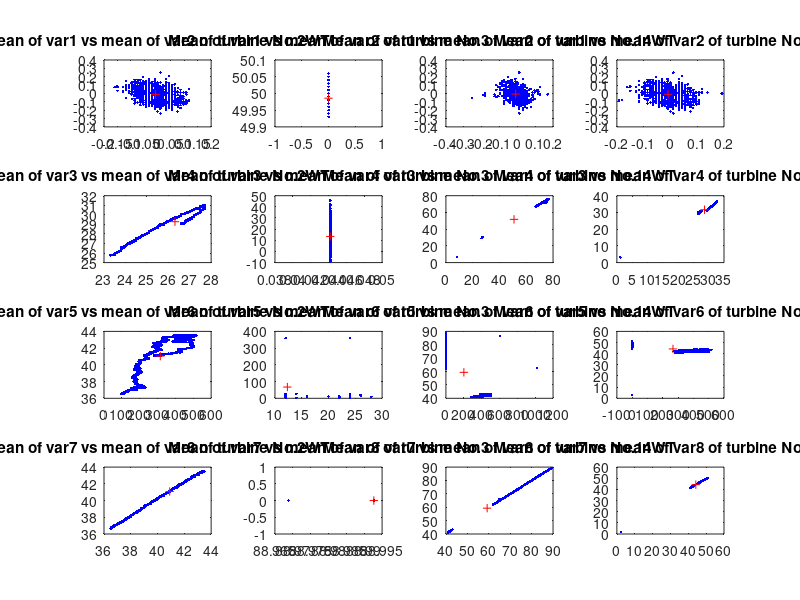
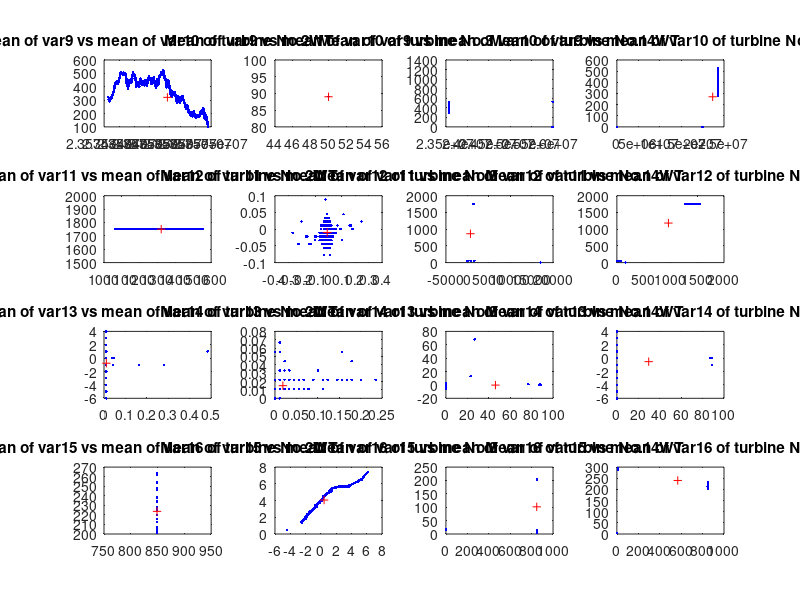
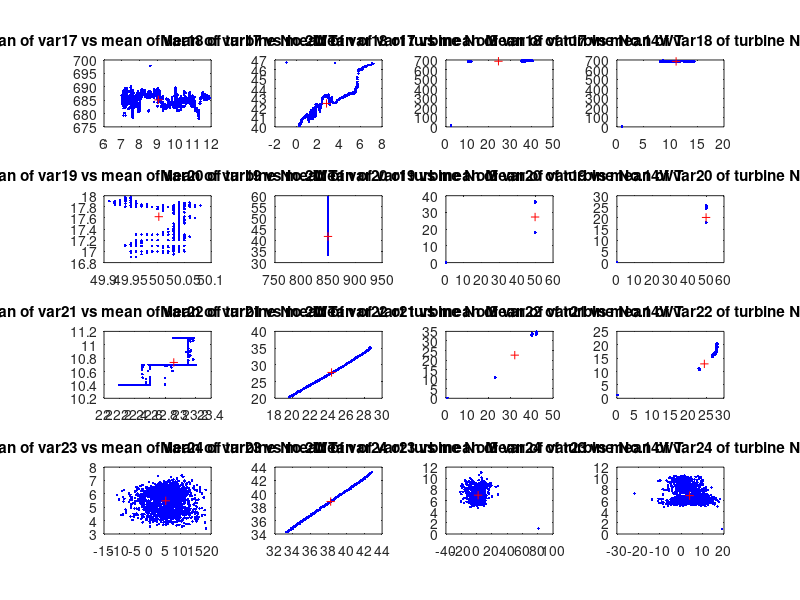
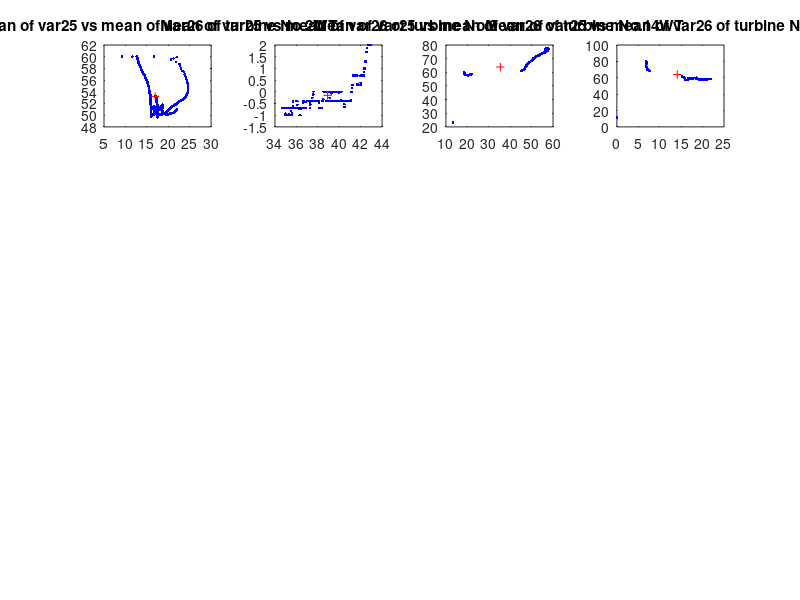

MATLAB code for these plots, in order: (Note: this script raises an error after producing the figures.)
clc, close all, clear all
% Data Exploration
% Data Loading
% [~, turbine_idx]= xlsfinfo('data.xlsx');
% nWTs = numel(turbine_idx);
% X = cell(1, nWTs);
% 
% for k=1:nWTs
%   x = xlsread('data.xlsx', turbine_idx{k});
%   X{k}= x(2:end,:);
% end
% 
% % Create label vector with binary values representing faulty 
% % (1 denotes faulty functioning, 0 denotes normal functioning)
% Y = [0, 1, 1, 1];
% 
% % Save data
% save X.mat X
% save turbine_idx.mat turbine_idx
% save Y.mat Y

load X.mat
load Y.mat
load turbine_idx.mat
%Data Exploratory
nWTs = numel(turbine_idx);

% Define rWTs vector storing no of observations (number of rows);
% cWTs vector storing no of variables (number of columns);
% meanWTs cell array storing mean values of feature data (mean value of each column);
% minWTs cell array storing minimum values of feature data (minimum value of each column);
% maxWTs cell array storing maximum values of feature data (maximum value of each column);
% stdWTs cell array storing standard deviation values of feature data
% (standard deviation value of each column) of all turbines' dataset;
rWTs = zeros(nWTs, 1);
cWTs = zeros(nWTs, 1);
meanWTs = cell(nWTs, 1);
minWTs = cell(nWTs, 1);
maxWTs = cell(nWTs, 1);
stdWTs = cell(nWTs, 1);

for k=1:nWTs
    [rWTs(k), cWTs(k)] = size(X{k});
    meanWTs{k} = mean(X{k});
    minWTs{k} = min(X{k});
    maxWTs{k} = max(X{k});
    stdWTs{k} = std(X{k});
end

% Plots of data and means to determine unhealthy turbine data to drop

subplot_idx = reshape(1:nWTs*4, nWTs, 4)';
count = 1;
enough = false;
for i=0:4:28
    figure;
    for r=1:4
        if (count > 27 || count + 1 > 27)
            enough = true;
            break
        end
        for k=1:nWTs
            subplot(4,nWTs,subplot_idx(r,k));
            plot(X{k}(:,count), X{k}(:,count+1), '.b'), hold on;
            plot(meanWTs{k}(count), meanWTs{k}(count+1), 'r+'), hold off;
            title_text = sprintf('Mean of var%d vs mean of var%d of turbine %s', count, count+1, turbine_idx{k});
            title(title_text);
        end
        count = count + 2;
    end
    if (enough)
        break
    end
end 

figure;
for k = 1:4
    subplot(4,nWTs,k);
    plot(X{k}(:,26), X{k}(:,26+1), '.b'), hold on;
    plot(meanWTs{k}(26), meanWTs{k}(26+1), 'r+'), hold off;
    title_text = sprintf('Mean of var%d vs mean of var%d of turbine %s', 26, 26+1, turbine_idx{k});
    title(title_text);
end

% Decision Making on fault and redundant data removal
% Decision has been made to exclude the entire dataset belonging to the turbine No.3 (which is X{2}) due to fault data, and to also remove the last variable var28 of the dataset belonging to turbine No.2WT (which is X{1}(:,end)) due to redundancy and inconsistency.
% Explanation on the decisions has been discussed in the report. Z holds data with faulty data excluded per decisions.
Z = {X{1}(:,1:end-1); X{3}; X{4}};
class_Z = Y([1, 3, 4]);

chosen_turbine_idx = turbine_idx([1, 3, 4]);
save Z.mat Z
save class_Z.mat class_Z

load Z.mat
load class_Z.mat
%%Univariate analysis
% % Data distribution
% subplot_idx = reshape(1:16, 4, 4)';
% count = 1;
% enough = false;
% for i=0:4:28
%     figure;
%     for r=1:4
%         if (count > 27 || count + 1 > 27)
%             enough = true;
%             break
%         end
%         for k=1:nWTs
%             subplot(4,nWTs,subplot_idx(r,k));
%             histogram(X{k}(:,count));
%             title_text = sprintf('Histogram of var%d of turbine %s', count, turbine_idx{k});
%             title(title_text);
%         end
%         count = count + 1;
%     end
%     if (enough)
%         if (count == 27)
%             for k=1:nWTs
%             subplot(4,nWTs,subplot_idx(r,k));
%             histogram(X{k}(:,count));
%             title_text = sprintf('Histogram of var%d of turbine %s', count, turbine_idx{k});
%             title(title_text);
%             end
%         end
%         break
%     end
% end

%%Multivariate analysis
% % Correlation between the features for each wind-turbine
% Xcorr = cell(nWTs, 1);
% for k=1:nWTs
%     Xcorr{k} = corr(X{k});
%     figure;
%     imagesc(Xcorr{k}),colorbar;
%     axis equal;
%     axis tight;
%     title_text = sprintf('Data correlation colormap of turbine %s', turbine_idx{k});
%     title(title_text);
% end
% 
% % Boxplot of each feature of the wind-turbine
% for k=1:nWTs
%     figure;
%     boxplot(X{k});
%     title_text = sprintf('Box plot data of turbine %s', turbine_idx{k});
%     title(title_text);
% end
% 
% % Scatterplot matrix for all the sensors from each wind-turbine
% for k=1:nWTs
%     figure;
%     plotmatrix(X{k});
%     title_text = sprintf('Scatter plot matrix of turbine %s', turbine_idx{k});
%     title(title_text);
% end



%%%Data Pretreatment
%% Recompute mean, min, max, std of chosen wind turbine data

chosen_nWTs = numel(chosen_turbine_idx);
chosen_rWTs = zeros(chosen_nWTs, 1);
chosen_cWTs = zeros(chosen_nWTs, 1);
chosen_meanWTs = cell(chosen_nWTs, 1);
chosen_minWTs = cell(chosen_nWTs, 1);
chosen_maxWTs = cell(chosen_nWTs, 1);
chosen_stdWTs = cell(chosen_nWTs, 1);

for k=1:chosen_nWTs
    [chosen_rWTs(k), chosen_cWTs(k)] = size(Z{k});
    chosen_meanWTs{k} = mean(Z{k});
    chosen_minWTs{k} = min(Z{k});
    chosen_maxWTs{k} = max(Z{k});
    chosen_stdWTs{k} = std(Z{k});
end


%%% 1. Find missing values

missing_values = [];
for i = 1:size(Z)
    fprintf('Indices of missing values of Turbine %s', chosen_turbine_idx{i})
    missing_val = ismissing(Z{i});
    [missing_obs, missing_var] = find(missing_val==1)
    if (numel(missing_obs)==0)
        fprintf('There is no missing values in the dataset of Turbine %s', chosen_turbine_idx{i});
    else
        missing_turbine_idx = i;
        missing_obs_idx = missing_obs;
        missing_var_idx = missing_var;
        missing_values = [missing_values; missing_turbine_idx, missing_obs_idx, missing_var_idx]
        fprintf('There is %d missing values in the dataset of Turbine %s', numel(missing_var), chosen_turbine_idx{i});
    end
end

% remove 1 observation having missing value of turbine 14
Z{missing_values(1)}(missing_values(2), :) = [];

% recheck
for i = 1:size(Z)
    fprintf('Indices of missing values of Turbine %s', chosen_turbine_idx{i})
    missing_val = ismissing(Z{i});
    [missing_obs, missing_var] = find(missing_val==1)
    if (numel(missing_obs)==0)
        fprintf('There is no missing values in the dataset of Turbine %s', chosen_turbine_idx{i});
    else
        missing_turbine_idx = i;
        missing_obs_idx = missing_obs;
        missing_var_idx = missing_var;
        missing_values = [missing_values; missing_turbine_idx, missing_obs_idx, missing_var_idx]
        fprintf('There is %d missing values in the dataset of Turbine %s', numel(missing_var), chosen_turbine_idx{i});
    end
end


%%% 2. Downsampling (requires Signal Processing Toolbox)
%Downsampling rate selection based on mean values
chosen_meanWTs_mat = [chosen_meanWTs{1}; chosen_meanWTs{2}; chosen_meanWTs{3}];
offset = 0;
down_meanWTs_test = [];
down_meanWTs_test_diff = cell(6, 1);
for factor = 2:6
    fprintf('Max mean different when downsampling by factor = %d', factor);
    down_Z_test = cell(numel(class_Z), 1);
    for i = 1:size(Z)
        down_Z_test{i} = downsample(Z{i}, factor, offset);
        down_meanWTs_test(i,:) = mean(down_Z_test{i});
    end
    down_meanWTs_test_diff{factor} = down_meanWTs_test - chosen_meanWTs_mat;
    max_mean_diff = max(abs(down_meanWTs_test_diff{factor}),[],'all')
    observations_reduced_by_times = factor
end
fprintf('The downsampling factor of 4 has been chosen for the first try.')
%%Downsampling with chosen rate of 4 (NOT FINAL DECISION)

%% ITERATIVE DOWNSAMPLING WITH FACTOR 1-4
close all
for factor = 1:4
    %downsampling_factor = 1;
    %downsampling_factor = 2;
    %downsampling_factor = 3;
    %downsampling_factor = 4;
    downsampling_factor = factor;
    down_Z = cell(numel(class_Z), 1);
    down_Z_Idx = cell(numel(class_Z), 1);
    for i = 1:size(Z)
        down_Z{i} = downsample(Z{i}, downsampling_factor, offset);
        down_Z_Idx{i} = downsample(1:size(Z{i}, 1), downsampling_factor, offset);
    end
    %Compute mean, min, max, std of downsampled chosen wind turbine data
    down_rWTs = zeros(chosen_nWTs, 1);
    down_cWTs = zeros(chosen_nWTs, 1);
    down_meanWTs = cell(chosen_nWTs, 1);
    down_minWTs = cell(chosen_nWTs, 1);
    down_maxWTs = cell(chosen_nWTs, 1);
    down_stdWTs = cell(chosen_nWTs, 1);
    
    for k=1:chosen_nWTs
        [down_rWTs(k), down_cWTs(k)] = size(down_Z{k});
        down_meanWTs{k} = mean(down_Z{k});
        down_minWTs{k} = min(down_Z{k});
        down_maxWTs{k} = max(down_Z{k});
        down_stdWTs{k} = std(down_Z{k});
    end
%     %Plots of data and means of original data and downsampled data
%     subplot_idx = reshape(1:chosen_nWTs*4, chosen_nWTs, 4)';
%     count = 1;
%     enough = false;
%     for i=0:4:28
%         figure;
%         for r=1:4
%             if (count > 27 || count + 1 > 27)
%                 enough = true;
%                 break
%             end
%             for k=1:chosen_nWTs
%                 subplot(4,chosen_nWTs,subplot_idx(r,k));
%                 plot(Z{k}(:,count), Z{k}(:,count+1), '.b'), hold on;
%                 plot(chosen_meanWTs{k}(count), chosen_meanWTs{k}(count+1), 'r+');
%                 plot(down_Z{k}(:,count), down_Z{k}(:,count+1), '.g');
%                 plot(down_meanWTs{k}(count), down_meanWTs{k}(count+1), 'm+'), hold off;
%                 title_text = sprintf('Mean of var%d vs mean of var%d of turbine %s', count, count+1, chosen_turbine_idx{k});
%                 title(title_text);
%             end
%             count = count + 2;
%         end
%         if (enough)
%             break
%         end
%     end 
%     
%     count = 26;
%     figure;
%     for k = 1:chosen_nWTs
%         subplot(4,chosen_nWTs,k);
%         plot(Z{k}(:,count), Z{k}(:,count+1), '.b'), hold on;
%         plot(chosen_meanWTs{k}(count), chosen_meanWTs{k}(count+1), 'r+');
%         plot(down_Z{k}(:,count), down_Z{k}(:,count+1), '.g');
%         plot(down_meanWTs{k}(count), down_meanWTs{k}(count+1), 'm+'), hold off;
%         title_text = sprintf('Mean of var%d vs mean of var%d of turbine %s', count, count+1, chosen_turbine_idx{k});
%         title(title_text);
%     end
    
    % Recheck missing values
    for i = 1:size(down_Z)
        fprintf('Indices of missing values of Turbine %s', chosen_turbine_idx{i})
        missing_val = ismissing(down_Z{i});
        [missing_obs, missing_var] = find(missing_val==1)
        if (numel(missing_obs)==0)
            fprintf('There is no missing values in the dataset of Turbine %s', chosen_turbine_idx{i});
        else
            fprintf('There is %d missing values in the dataset of Turbine %s', numel(missing_var), chosen_turbine_idx{i});
        end
    end
    
    %%Data Normalization
    norm_down_Z = cell(numel(class_Z), 1);
    
    % Normalize WT-2 for mean=0 and std.dev=1
    [norm_down_Z{1}, mu, sigma] = zscore(down_Z{1});
    
    % Check if any sigma == 0, add an epsilon constant term to avoid division
    % by 0
    epsilon = 1e-10;
    zero_sigma_idx = find(sigma==0);
    sigma(zero_sigma_idx) = epsilon;
    
    for k=2:chosen_nWTs
        norm_down_Z{k} = normalize(down_Z{k}, "center", mu, "scale", sigma);
    end
    
    norm_down_meanWTs = cell(chosen_nWTs, 1);
    norm_down_minWTs = cell(chosen_nWTs, 1);
    norm_down_maxWTs = cell(chosen_nWTs, 1);
    norm_down_stdWTs = cell(chosen_nWTs, 1);
    
    for k=1:chosen_nWTs
        [down_rWTs(k), down_cWTs(k)] = size(down_Z{k});
        norm_down_meanWTs{k} = mean(norm_down_Z{k});
        norm_down_minWTs{k} = min(norm_down_Z{k});
        norm_down_maxWTs{k} = max(norm_down_Z{k});
        norm_down_stdWTs{k} = std(norm_down_Z{k});
    end
    
    
%     subplot_idx = reshape(1:chosen_nWTs*4, chosen_nWTs, 4)';
%     count = 1;
%     enough = false;
%     for i=0:4:28
%         figure;
%         for r=1:4
%             if (count > 27 || count + 1 > 27)
%                 enough = true;
%                 break
%             end
%             for k=1:chosen_nWTs
%                 subplot(4,chosen_nWTs,subplot_idx(r,k));
%                 plot(Z{k}(:,count), Z{k}(:,count+1), '.b'), hold on;
%                 plot(chosen_meanWTs{k}(count), chosen_meanWTs{k}(count+1), 'r+');
%                 plot(norm_down_Z{k}(:,count), norm_down_Z{k}(:,count+1), '.g');
%                 plot(norm_down_meanWTs{k}(count), norm_down_meanWTs{k}(count+1), 'm+'), hold off;
%                 title_text = sprintf('Mean of var%d vs mean of var%d of turbine %s', count, count+1, chosen_turbine_idx{k});
%                 title(title_text);
%             end
%             count = count + 2;
%         end
%         if (enough)
%             break
%         end
%     end 
%     
%     count = 26;
%     figure;
%     for k = 1:chosen_nWTs
%         subplot(4,chosen_nWTs,k);
%         plot(Z{k}(:,count), Z{k}(:,count+1), '.b'), hold on;
%         plot(chosen_meanWTs{k}(count), chosen_meanWTs{k}(count+1), 'r+');
%         plot(norm_down_Z{k}(:,count), norm_down_Z{k}(:,count+1), '.g');
%         plot(norm_down_meanWTs{k}(count), norm_down_meanWTs{k}(count+1), 'm+'), hold off;
%         title_text = sprintf('Mean of var%d vs mean of var%d of turbine %s', count, count+1, chosen_turbine_idx{k});
%         title(title_text);
%     end
    
    save norm_down_Z.mat norm_down_Z
    


    %%PCA
    %Performing PCA on healthy turbine No.2WT
    load norm_down_Z.mat
    
    % Performing PCA
    [PCA_coeff, PCA_score, PCA_latent, PCA_tsquare, PCA_pexp, PCA_mu] = pca(norm_down_Z{1});
    
%     % Plot of eigenvalues
%     figure;
%     plot(1:numel(PCA_latent), PCA_latent, "-bo")
%     title('PCA achieved Latent values')
% 
    % Defining threshold for explained variance to preserve
    threshold = 90;
    % Getting the number of PCs to keep
    ori_chosen_nPCs = find(cumsum(PCA_pexp)>threshold, 1);
     %nPCs_test = 2:ori_chosen_nPCs
     nPCs_test = 3:ori_chosen_nPCs;
     for i_nPCs = numel(nPCs_test)
         chosen_nPCs = nPCs_test(i_nPCs);
        %     % Pareto chart of explained variance
    %     figure;
    %     pareto(PCA_pexp);
    %     xlabel('Principal Component')
    %     ylabel('Variance Explained (%)')
    %     title('Pareto chart of PCA explained variance')
        % Extracting/Transforming data using obtained PCA
        PCA_Z = cell(chosen_nWTs, 1);
        
        % Extracting PCA scores of healthy turbine No.2WT
        PCA_Z{1} = PCA_score(:,1:chosen_nPCs);
        % Transforming data of faulty turbin No.14WT
        PCA_Z{2} = (norm_down_Z{2}-PCA_mu)*PCA_coeff(:,1:chosen_nPCs);
        % Transforming data of faulty turbin No.39WT
        PCA_Z{3} = (norm_down_Z{3}-PCA_mu)*PCA_coeff(:,1:chosen_nPCs);
        
    
    
    
        %Visualization of down-sampling time-series data before PCA transformation
        figure;
        for turbine_i = 1:length(norm_down_Z)
            subplot(length(norm_down_Z),3,turbine_i);
            for feature_i = 1:size(norm_down_Z{turbine_i}, 2)
                nObs = size(norm_down_Z{turbine_i},1);
                plot(down_Z_Idx{turbine_i}, norm_down_Z{turbine_i}(:,feature_i)), hold on;
                title(sprintf("Time series plot before PCA of turbine %s, down-sampling factor = %d", chosen_turbine_idx{turbine_i}, downsampling_factor))
            end
            hold off
        end
        vbls = {'Sensor 1','Sensor 2','Sensor 3','Sensor 4','Sensor 5','Sensor 6', ...
        'Sensor 7','Sensor 8','Sensor 9','Sensor 10','Sensor 11','Sensor 12', ...
        'Sensor 13','Sensor 14','Sensor 15','Sensor 16','Sensor 17','Sensor 18', ...
        'Sensor 19','Sensor 20','Sensor 21','Sensor 22','Sensor 23','Sensor 24', ...
        'Sensor 25','Sensor 26','Sensor 27'};
        legend(vbls)
        
        % Visualization of down-sampling time-series data before PCA
        % transformation variables “Sensor 9”, “Sensor 12”, “Sensor 13”, “Sensor 15” removed 
        norm_down_Z_ = cell(numel(class_Z), 1);
        %figure;
        for turbine_i = 1:length(norm_down_Z)
            norm_down_Z_{turbine_i} = norm_down_Z{turbine_i}(:,[1:8, 10:11, 14, 16:end])
            subplot(length(norm_down_Z_),3,turbine_i+3);
            for feature_i = 1:size(norm_down_Z_{turbine_i}, 2)
                nObs = size(norm_down_Z_{turbine_i},1);
                plot(down_Z_Idx{turbine_i}, norm_down_Z_{turbine_i}(:,feature_i)), hold on;
                title(sprintf("Time series plot before PCA of turbine %s with some vars excluded, down-sampling factor = %d", chosen_turbine_idx{turbine_i}, downsampling_factor))
            end
            hold off
        end
        vbls_ = {'Sensor 1','Sensor 2','Sensor 3','Sensor 4','Sensor 5','Sensor 6', ...
        'Sensor 7','Sensor 8','Sensor 10','Sensor 11','Sensor 14','Sensor 16','Sensor 17','Sensor 18', ...
        'Sensor 19','Sensor 20','Sensor 21','Sensor 22','Sensor 23','Sensor 24', ...
        'Sensor 25','Sensor 26','Sensor 27'};
        legend(vbls_)
    
        %Visualization of time-series data after PCA transformation
        %figure;
        for turbine_i = 1:length(PCA_Z)
            subplot(length(PCA_Z),3,turbine_i+6);
            for feature_i = 1:size(PCA_Z{turbine_i}, 2)
                nObs = size(PCA_Z{turbine_i},1);
                plot(down_Z_Idx{turbine_i}, PCA_Z{turbine_i}(:,feature_i)), hold on;
                title(sprintf("Time series plot after PCA of turbine %s, down-sampling factor = %d", chosen_turbine_idx{turbine_i}, downsampling_factor))
            end
            hold off
        end
        pcas = {'PC 1','PC 2','PC 3','PC 4','PC 5','PC 6', 'PC 7','PC 8'};
        legend(pcas)
        
        % Visualization with Scatter plots of PCA data with 2 and 3 chosen PCs
        % Scatter plot of PCA data with 2 PCs
        figure;
        for turbine_i = 1:length(PCA_Z)
            scatter(PCA_Z{turbine_i}(:,1), PCA_Z{turbine_i}(:,2), '.'), hold on;
        end
        hold off
        pcas = {chosen_turbine_idx{1},chosen_turbine_idx{2},chosen_turbine_idx{3}};
        legend(pcas)
        
        % Scatter plot of PCA data with 3 PCs
        figure;
        for turbine_i = 1:length(PCA_Z)
            scatter3(PCA_Z{turbine_i}(:,1), PCA_Z{turbine_i}(:,2), PCA_Z{turbine_i}(:,3), '.'), hold on;
        end
        hold off
        pcas = {chosen_turbine_idx{1},chosen_turbine_idx{2},chosen_turbine_idx{3}};
        legend(pcas)

        % Biplots
        % Computing the biplot with PC1 and PC2
        figure;
        vbls = {'Sensor 1','Sensor 2','Sensor 3','Sensor 4','Sensor 5','Sensor 6', ...
        'Sensor 7','Sensor 8','Sensor 9','Sensor 10','Sensor 11','Sensor 12', ...
        'Sensor 13','Sensor 14','Sensor 15','Sensor 16','Sensor 17','Sensor 18', ...
        'Sensor 19','Sensor 20','Sensor 21','Sensor 22','Sensor 23','Sensor 24', ...
        'Sensor 25','Sensor 26','Sensor 27'};
        for j = 1: length(PCA_Z)
            subplot(3,2,j*2-1);
            biplot(PCA_coeff(:,1:2),'Scores',PCA_Z{j}(:,1:2),'VarLabels',vbls);
            title(["Biplot of " + chosen_turbine_idx{j}, "downsampling factor = " + downsampling_factor]);
            xlabel("PC1");
            ylabel("PC2");
        end
        xlim([-1 1]);
        ylim([-1 1]);
        % T-squared control chart
        % Computing T2 control chart
        T2 = cell(chosen_nWTs, 1);
        for j = 1: length(norm_down_Z)
            T2{j} = t2comp(norm_down_Z{j}, PCA_coeff, PCA_latent, chosen_nPCs);
            subplot(3,2, j*2);
            plot(down_Z_Idx{j}, T2{j});
            xlabel("Sample");
            ylabel("T2 Square Scores");
            title(["T-squared control chart of " + chosen_turbine_idx{j}, "downsampling factor = " + downsampling_factor]);
        end

        % Computing the biplot with PC2 and PC3
        figure;
        vbls = {'Sensor 1','Sensor 2','Sensor 3','Sensor 4','Sensor 5','Sensor 6', ...
        'Sensor 7','Sensor 8','Sensor 9','Sensor 10','Sensor 11','Sensor 12', ...
        'Sensor 13','Sensor 14','Sensor 15','Sensor 16','Sensor 17','Sensor 18', ...
        'Sensor 19','Sensor 20','Sensor 21','Sensor 22','Sensor 23','Sensor 24', ...
        'Sensor 25','Sensor 26','Sensor 27'};
        for j = 1: length(PCA_Z)
            subplot(3,2,j*2-1);
            biplot(PCA_coeff(:,2:3),'Scores',PCA_Z{j}(:,2:3),'VarLabels',vbls);
            title(["Biplot of " + chosen_turbine_idx{j}, "downsampling factor = " + downsampling_factor]);
            xlabel("PC2");
            ylabel("PC3");
        end
        xlim([-1 1]);
        ylim([-1 1]);
        % T-squared control chart
        % Computing T2 control chart
        T2 = cell(chosen_nWTs, 1);
        for j = 1: length(norm_down_Z)
            T2{j} = t2comp(norm_down_Z{j}, PCA_coeff, PCA_latent, chosen_nPCs);
            subplot(3,2, j*2);
            plot(down_Z_Idx{j}, T2{j});
            xlabel("Sample");
            ylabel("T2 Square Scores");
            title(["T-squared control chart of " + chosen_turbine_idx{j}, "downsampling factor = " + downsampling_factor]);
        end
        
        %%Fault detection
        % create class variable
        objClass = ones(length(PCA_Z{1}(:,1)), 1);
        objClass2 = 2 * ones(length(PCA_Z{2}(:,1)), 1);
        objClass3 = 3 * ones(length(PCA_Z{3}(:,1)), 1);
        class = categorical([objClass; objClass2; objClass3]);
        
        % Computing control charts for only the chosen no of princial components
        for j = 3
        
            % Compute T2
            ncomp(j).T2             = t2comp(norm_down_Z{1}, PCA_coeff, PCA_latent, chosen_nPCs);
            ncomp(j).T2test1         = t2comp(norm_down_Z{2}, PCA_coeff, PCA_latent, chosen_nPCs);
            ncomp(j).T2test2         = t2comp(norm_down_Z{3}, PCA_coeff, PCA_latent, chosen_nPCs);
        
            % Compute SPEx
            ncomp(j).SPEx           = qcomp(norm_down_Z{1}, PCA_coeff, chosen_nPCs);
            ncomp(j).SPExtest1       = qcomp(norm_down_Z{2}, PCA_coeff, chosen_nPCs);
            ncomp(j).SPExtest2       = qcomp(norm_down_Z{3}, PCA_coeff, chosen_nPCs);
        
            % Compute T2 limites
            ncomp(j).T2lim          = mean(ncomp(j).T2) + 3 * std(ncomp(j).T2);
            ncomp(j).T2limwar       = mean(ncomp(j).T2) + 2 * std(ncomp(j).T2);
        
            % Compute SPEx limits
            ncomp(j).SPExlim        = mean(ncomp(j).SPEx) + 3 * std(ncomp(j).SPEx);
            ncomp(j).SPExlimwar     = mean(ncomp(j).SPEx) + 2 * std(ncomp(j).SPEx);
        
        end
        
        % Analyzing control charts
        [nrows1, ncols1]    =  size(norm_down_Z{1});
        [nrows2, ncols2]    =  size(norm_down_Z{2});
        [nrows3, ncols3]    =  size(norm_down_Z{3});
        
        figure; ii = 1;
        for i = 3
            ncomp(i).T2comb = [ncomp(i).T2; ncomp(i).T2test1; ncomp(i).T2test2];
            nrows = nrows1 + nrows2 + nrows3;
            subplot(1, 2, ii); ii = ii + 1;
            gscatter(1:nrows, [ncomp(i).T2comb], class);
            hold on
            plot([1, nrows], [ncomp(i).T2lim, ncomp(i).T2lim], 'y--');
            plot([1, nrows], [ncomp(i).T2limwar, ncomp(i).T2limwar], 'c--');
            hold off
            title("T2 Chart (model with " + string(i) + " PCs)");
            legend(["Healthy", "Faulty 1", "Faulty 2"]);
        
            ncomp(i).SPExcomb = [ncomp(i).SPEx; ncomp(i).SPExtest1; ncomp(i).SPExtest2];
            subplot(1, 2, ii); ii = ii + 1;
            gscatter(1:nrows, ncomp(i).SPExcomb, class);
            hold on
            plot([1, nrows], [ncomp(i).SPExlim, ncomp(i).SPExlim], 'y--');
            plot([1, nrows], [ncomp(i).SPExlimwar, ncomp(i).SPExlimwar], 'c--');
            hold off
            title("SPEx Chart (model with " + string(i) + " PCs)");
            legend(["Healthy", "Faulty 1", "Faulty 2"]);
        end

     end
end

% T2 Function
function T2     = t2comp(data, loadings, latent, comp)
        score       = data * loadings(:,1:comp);
        standscores = bsxfun(@times, score(:,1:comp), 1./sqrt(latent(1:comp,:))');
        T2          = sum(standscores.^2,2);
end

function Qfac   = qcomp(data, loadings, comp)
score       = data * loadings(:,1:comp);
reconstructed = score * loadings(:,1:comp)';
residuals   = bsxfun(@minus, data, reconstructed);
Qfac        = sum(residuals.^2,2);
end

function T2varcontr    = t2contr(data, loadings, latent, comp)
score           = data * loadings(:,1:comp);
standscores     = bsxfun(@times, score(:,1:comp), 1./sqrt(latent(1:comp,:))');
T2contr         = abs(standscores*loadings(:,1:comp)');
T2varcontr      = sum(T2contr,1);
end

function Qcontr   = qcontr(data, loadings, comp)
score         = data * loadings(:,1:comp);
reconstructed = score * loadings(:,1:comp)';
residuals     = bsxfun(@minus, data, reconstructed);
Qcontr        = sum(residuals.^2, 1);
end


    
